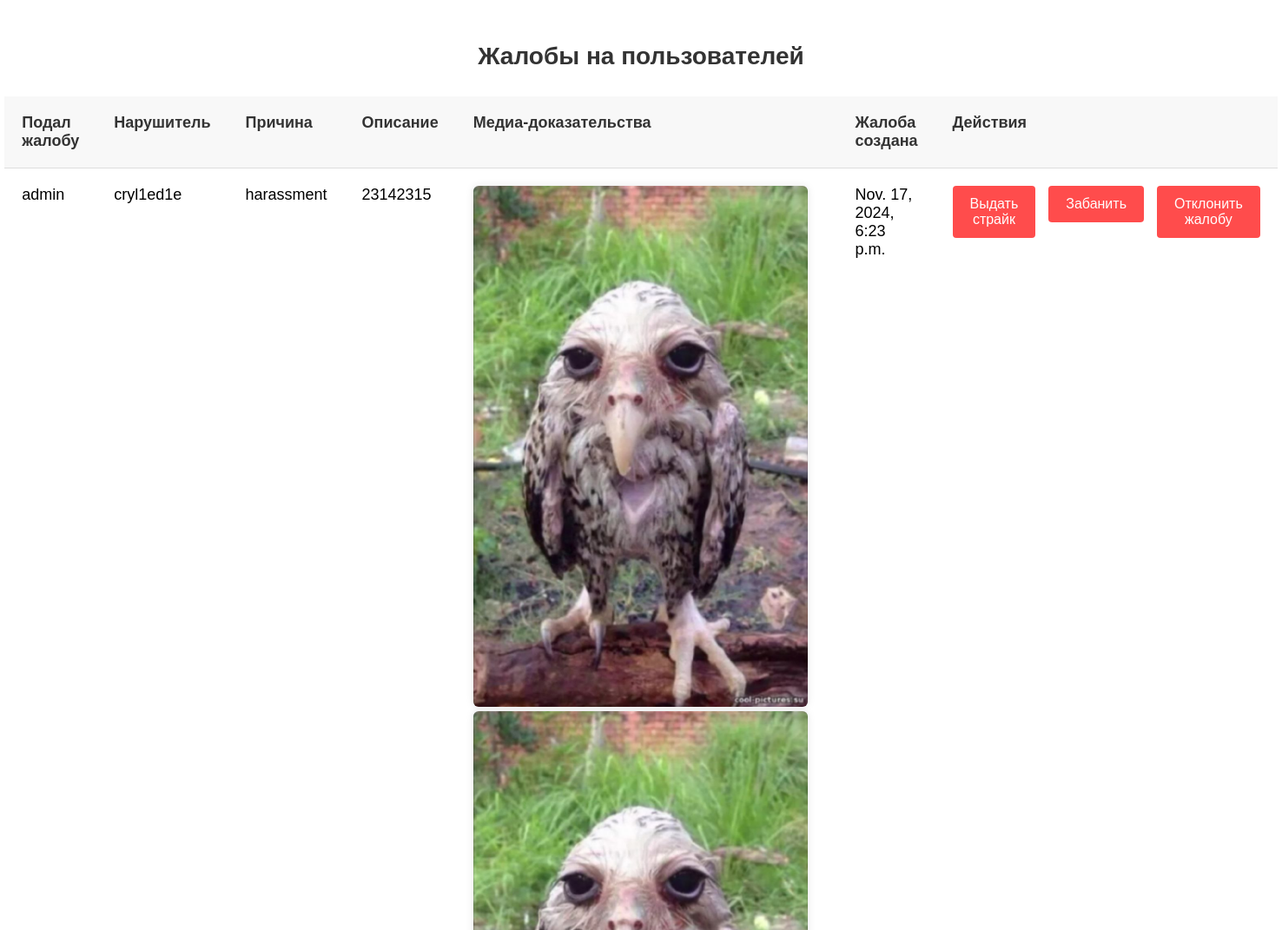
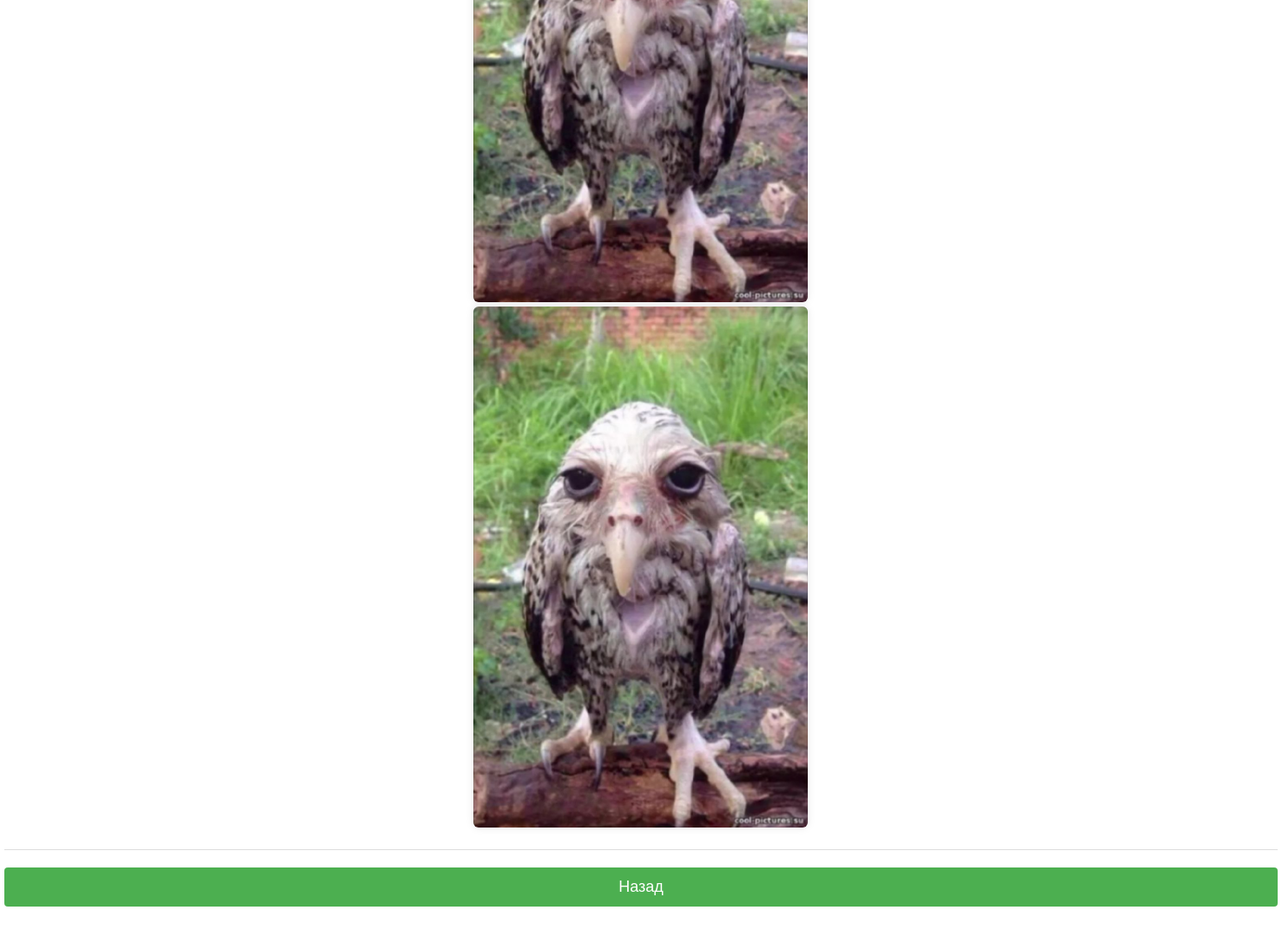
/dashboard/user_reports (signed in), run on the app's committed database (2 pictures, top to bottom).
### monetaapp/models.py (models this page shows, shortened)
class Report(models.Model):
    REPORT_TYPE_CHOICES = [
        ('user', 'Жалоба на пользователя'),
        ('seller_admin', 'Жалоба на продавца или администратора'),
    ]
    reported_by = models.ForeignKey(
        User,
        on_delete=models.CASCADE,
        related_name="reports_sent",
        null=True,
        blank=True
    )
    reported_on = models.ForeignKey(
        User,
        on_delete=models.CASCADE,
        related_name="reports_received",
        null=True,
        blank=True
    )
    report_type = models.CharField(
        max_length=20,
        choices=REPORT_TYPE_CHOICES,
        null=True,
        blank=True
    )
    reason = models.CharField(
        max_length=100,
        choices=[
            ('reject', 'Отказ от получения/отправки'),
            ('harassment', 'Оскорбления'),
            ('scam', 'Мошенничество'),
            ('other', 'Другое')
        ],
        null=True,
        blank=True
    )
    description = models.TextField(blank=True, null=True)
    status = models.CharField(
        max_length=20,
        choices=[
            ('pending', 'Ожидание'),
            ('reviewed', 'Рассмотрено'),
            ('rejected', 'Отклонено'),
        ],
        default='pending'
    )
    created_at = models.DateTimeField(auto_now_add=True, blank=True, null=True)

class User(AbstractBaseUser):
    BALANCE_DEFAULT = 0
    WARNINGS_DEFAULT = 0
    SUCCESFUL_TRADES_DEFAULT = 0
    USER_TYPE_CHOICES = [
        ('User', 'User'),
        ('Support', 'Support'),
        ('Seller', 'Seller'),
        ('Admin', 'Admin'),
    ]
    USER_STATUS_CHOICES = [
        ('active', 'active'),
        ('inactive', 'inactive'),
    ]
    balance = models.PositiveIntegerField(default=BALANCE_DEFAULT)
    hold_balance = models.PositiveIntegerField(default=BALANCE_DEFAULT)
    type = models.CharField(max_length=10, choices=USER_TYPE_CHOICES, default='User')
    username = models.CharField(max_length=20, unique=True)
    warnings = models.PositiveIntegerField(default=WARNINGS_DEFAULT)
    succesful_trades = models.PositiveIntegerField(default=SUCCESFUL_TRADES_DEFAULT)
    chat_id = models.CharField(max_length=16)
    first_name = models.CharField(max_length=16, null=True, blank=True)
    last_name = models.CharField(max_length=16, null=True, blank=True)
    father_name = models.CharField(max_length=16, null=True, blank=True)
    shipping_address = models.CharField(max_length=100, null=True, blank=True)
    shipping_index = models.CharField(max_length=10, null=True, blank=True)
    geolocation = models.CharField(max_length=100, null=True, blank=True)
    seller_description = models.TextField(max_length=200, null=True, blank=True)
    status = models.CharField(max_length=10, choices=USER_STATUS_CHOICES, default='active')
    is_staff = models.BooleanField(default=False)
    is_superuser = models.BooleanField(default=False)
    USERNAME_FIELD = 'username'
    REQUIRED_FIELDS = []
    objects = UserManager()

class ReportImage(models.Model):
    report = models.ForeignKey(
        Report,
        related_name='images',
        on_delete=models.CASCADE,
        null=True,
        blank=True
    )
    image = models.ImageField(upload_to='report_images/', null=True, blank=True)

### monetaapp/views.py (the view)
# urls.py: path('dashboard/user_reports', views.user_reports, name='user_reports'),
@login_required
def user_reports(request):
    user = request.user
    user_reports = Report.objects.filter(report_type='user', status='pending').exclude(reported_on=user).exclude(
        reported_by=user)
    return render(request, 'accounts/user_reports.html', {'user_reports': user_reports})

### monetaapp/templates/accounts/user_reports.html (shortened to what this page needs)
<!DOCTYPE html>
<html lang="ru">
<head>
</head>
<body>
    <div class="container">
        <h1>Жалобы на пользователей</h1>
        <table>
            <thead>
                <tr>
                    <th>Подал жалобу</th>
                    <th>Нарушитель</th>
                    <th>Причина</th>
                    <th>Описание</th>
                    <th>Медиа-доказательства</th>
                    <th>Жалоба создана</th>
                    <th>Действия</th>
                </tr>
            </thead>
            <tbody>
                {% for report in user_reports %}
                <tr>
                    <td>{{ report.reported_by.username }}</td>
                    <td>{{ report.reported_on.username }}</td>
                    <td>{{ report.reason }}</td>
                    <td>{{ report.description }}</td>
                    <td class="image-cell">
                        {% for image in report.images.all %}
                            <img src="{{ image.image.url }}" alt="Image for report {{ report.id }}">
                        {% empty %}
                            Нет изображений
                        {% endfor %}
                    </td>
                    <td>{{ report.created_at }}</td>
                    <td>
                        <div class="actions">
                            <form action="{% url 'warn_user' report.reported_on.id report.id report.report_type %}" method="post">
                                <button type="submit" class="reject-button">Выдать страйк</button>
                            </form>
                            <form action="{% url 'ban_user' report.reported_on.id report.id report.report_type %}" method="post">
                                <button type="submit" class="reject-button">Забанить</button>
                            </form>
                            <form action="{% url 'decline_report' report.id report.report_type %}" method="post">
                                <button type="submit" class="reject-button">Отклонить жалобу</button>
                            </form>
                        </div>
                    </td>
                </tr>
                {% empty %}
                <tr>
                    <td colspan="7" style="text-align: center; color: #888888; font-size: 18px;">Нет нерассмотренных жалоб на пользователей.</td>
                </tr>
                {% endfor %}
            </tbody>
        </table>
        <a href="{% url 'user_dashboard' %}" class="back-button">Назад</a>
    </div>
</body>
</html>

### monetaapp/templates/accounts/user_reports.html (style rules this page uses)
body { font-family: Arial, sans-serif; background-color: #f0f0f0; display: flex; justify-content: center; align-items: center; min-height: 100vh; margin: 0; }
.container { background-color: #ffffff; border-radius: 8px; padding: 30px; box-shadow: 0px 0px 15px rgba(0, 0, 0, 0.2); width: 100%; }
h1 { font-size: 28px; color: #333333; text-align: center; margin-bottom: 30px; }
table { width: 100%; border-collapse: collapse; margin-top: 20px; }
th, td { padding: 20px; text-align: left; border-bottom: 1px solid #dddddd; font-size: 18px; vertical-align: top; }
th { background-color: #f8f8f8; color: #333333; }
td { background-color: #ffffff; }
.actions { display: flex; gap: 15px; }
button { padding: 12px 20px; border: none; border-radius: 4px; cursor: pointer; font-size: 16px; color: #ffffff; }
.reject-button { background-color: #FF4C4C; }
.back-button { display: block; margin: 20px auto 0; padding: 12px 24px; background-color: #4CAF50; color: #ffffff; border: none; border-radius: 4px; text-align: center; text-decoration: none; font-size: 18px; cursor: pointer; }
.image-cell img { max-width: 600px; max-height: 600px; margin-right: 15px; border-radius: 6px; box-shadow: 0px 0px 10px rgba(0, 0, 0, 0.1); }

### data on the page
Report: reported_by.username "admin", reported_on.username "cryl1ed1e", reason "harassment", description "23142315", created_at "Nov. 17, 2024, 6:23 p.m."
ReportImage: image (picture)
ReportImage: image (picture)
ReportImage: image (picture)
